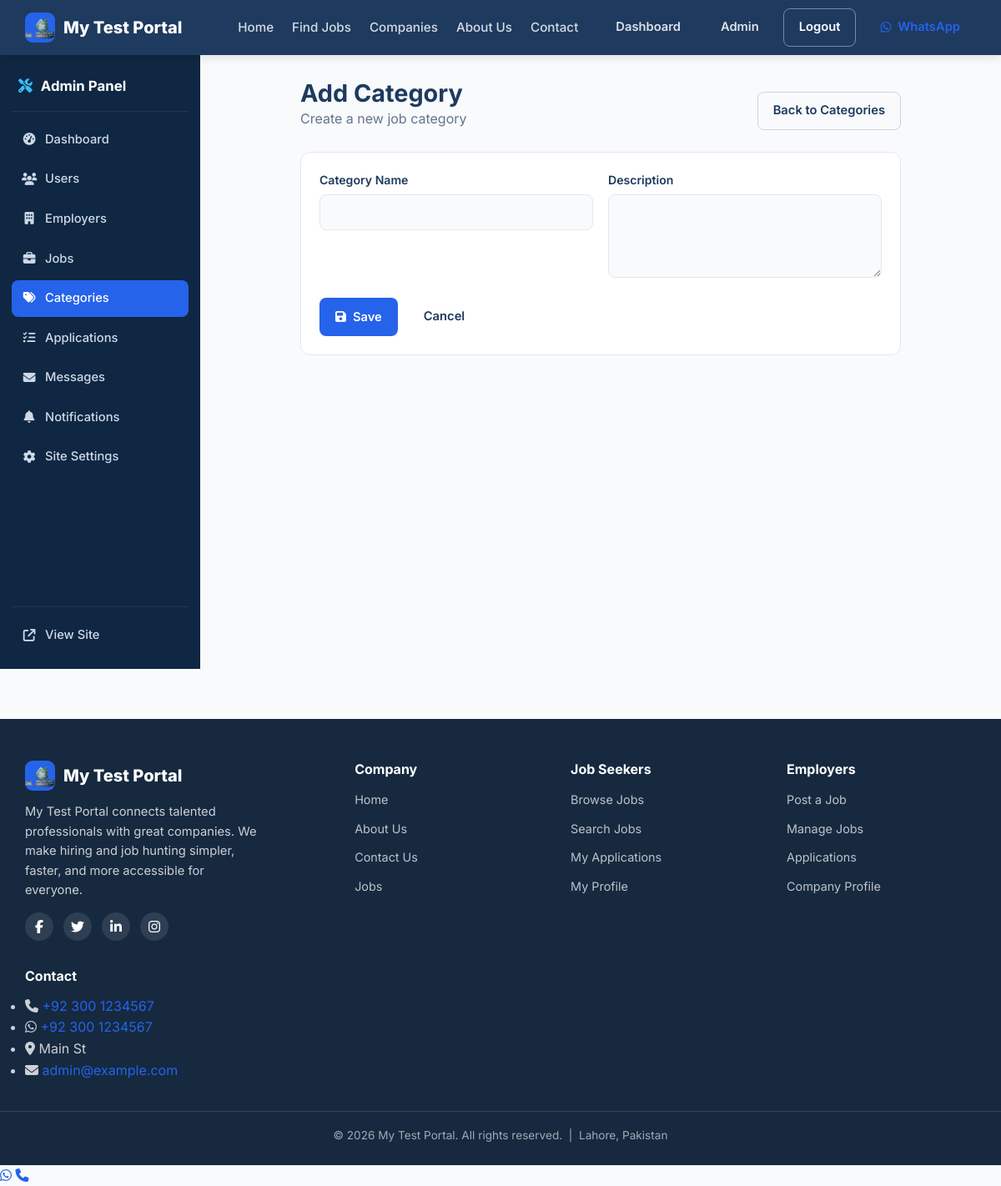
Page /admin/categories/new (signed in) on the committed database.
### app/models/site_setting.py (models this page shows, shortened)
class SiteSetting(db.Model):
    __tablename__ = "site_settings"
    id = db.Column(db.Integer, primary_key=True)
    key = db.Column(db.String(80), unique=True, nullable=False, index=True)
    value = db.Column(db.Text, nullable=True)
    label = db.Column(db.String(120), nullable=True)
    group = db.Column(db.String(40), nullable=False, default="general")
    @classmethod
    def get_all(cls):
        return {s.key: s.value for s in cls.query.all()}

### app/routes/admin/__init__.py (the view, shortened to what this page needs)
@bp.route("/categories/new", methods=["GET", "POST"])
@login_required
@admin_required
def new_category():
    form = CategoryForm()
    return render_template("admin/category_form.html", form=form,
                           title="Add Category")

### app/forms/job_forms.py
class CategoryForm(FlaskForm):
    name = StringField("Category Name", validators=[DataRequired(), Length(max=100)])
    description = TextAreaField("Description", validators=[Optional(), Length(max=1000)])
    submit = SubmitField("Save Category")

### app/__init__.py (called while the page is built)
@login_manager.user_loader
def load_user(user_id):
    from app.models.user import User
    return db.session.get(User, int(user_id))

### app/models/user.py (called while the page is built)
    @property
    def is_admin(self):
        return self.role == ROLE_ADMIN

    @property
    def is_employer(self):
        return self.role == ROLE_EMPLOYER

    @property
    def is_jobseeker(self):
        return self.role == ROLE_JOBSEEKER

### app/templates/admin/category_form.html (shortened to what this page needs)
{% extends "admin/layout.html" %}
{% set active = 'categories' %}
{% block admin_content %}
<section class="dashboard admin-dashboard">
    <div class="container narrow">
        <div class="dashboard-head">
            <div>
                <h1>{{ title }}</h1>
                <p>{% if cat %}Editing "{{ cat.name }}"{% else %}Create a new job category{% endif %}</p>
            </div>
            <a href="{{ url_for('admin.categories') }}" class="btn btn-outline">Back to Categories</a>
        </div>
        <div class="panel">
            <form method="post" class="form-grid" novalidate>
                <div class="form-field">
                    {{ form.name.label }}
                    {{ form.name(class="input" + (" is-invalid" if form.name.errors else "")) }}
                </div>
                <div class="form-field">
                    {{ form.description.label }}
                    {{ form.description(class="input" + (" is-invalid" if form.description.errors else ""), rows=4) }}
                </div>
                <div class="form-actions">
                    <button type="submit" class="btn btn-primary"><i class="fa-solid fa-save"></i> Save</button>
                    <a href="{{ url_for('admin.categories') }}" class="btn btn-ghost">Cancel</a>
                </div>
            </form>
        </div>
    </div>
</section>
{% endblock %}

### app/templates/partials/navbar.html (shortened to what this page needs)
<nav class="navbar">
    <div class="container navbar-inner">
        <a href="{{ url_for('public.index') }}" class="brand">
            <span class="brand-logo"><img src="{{ url_for('static', filename='images/logo.webp') }}" alt="{{ site.SITE_NAME }} logo" class="brand-logo-img"></span>
            <span class="brand-name">{{ site.SITE_NAME }}</span>
        </a>
        <div class="nav-menu" id="navMenu">
            <ul class="nav-links">
                <li><a href="{{ url_for('public.index') }}" class="{% if request.endpoint == 'public.index' %}active{% endif %}">Home</a></li>
                <li><a href="{{ url_for('public.jobs') }}" class="{% if request.endpoint == 'public.jobs' %}active{% endif %}">Find Jobs</a></li>
                <li><a href="{{ url_for('public.companies') }}" class="{% if request.endpoint == 'public.companies' %}active{% endif %}">Companies</a></li>
                <li><a href="{{ url_for('public.about') }}" class="{% if request.endpoint == 'public.about' %}active{% endif %}">About Us</a></li>
                <li><a href="{{ url_for('public.contact') }}" class="{% if request.endpoint == 'public.contact' %}active{% endif %}">Contact</a></li>
            </ul>
            <div class="nav-auth">
                {% if current_user.is_authenticated %}
                    {% set dash = url_for('seeker.dashboard') %}
                    {% if current_user.is_admin %}{% set dash = url_for('admin.dashboard') %}{% endif %}
                    {% if current_user.is_employer %}{% set dash = url_for('employer.dashboard') %}{% endif %}
                    <a href="{{ dash }}" class="btn btn-ghost">Dashboard</a>
                    {% if current_user.is_jobseeker %}
                        <a href="{{ url_for('seeker.profile') }}" class="btn btn-ghost">Profile</a>
                    {% elif current_user.is_employer %}
                        <a href="{{ url_for('employer.company_profile') }}" class="btn btn-ghost">Company</a>
                    {% else %}
                        <a href="{{ url_for('admin.dashboard') }}" class="btn btn-ghost">Admin</a>
                    {% endif %}
                    <a href="{{ url_for('auth.logout') }}" class="btn btn-outline">Logout</a>
                {% else %}
                    <a href="{{ url_for('auth.login') }}" class="btn btn-ghost">Login</a>
                    <a href="{{ url_for('auth.register') }}" class="btn btn-primary">Sign Up</a>
                    <a href="{{ url_for('auth.login') }}" class="btn btn-admin-login" title="Admin Login"><i class="fa-solid fa-lock"></i> Admin</a>
                {% endif %}
                <a href="{{ site.SITE_WHATSAPP_HREF }}?text={{ site.SITE_WHATSAPP_MESSAGE|urlencode }}" target="_blank" rel="noopener" class="btn btn-whatsapp" title="Chat on WhatsApp">
                    <i class="fa-brands fa-whatsapp"></i> WhatsApp
                </a>
            </div>
        </div>
    </div>
</nav>

### app/templates/partials/footer.html
<footer class="footer">
    <div class="container footer-grid">
        <div class="footer-col footer-brand">
            <div class="brand">
                <span class="brand-logo"><img src="{{ url_for('static', filename='images/logo.webp') }}" alt="{{ site.SITE_NAME }} logo" class="brand-logo-img"></span>
                <span class="brand-name">{{ site.SITE_NAME }}</span>
            </div>
            <p class="footer-about">{{ site.SITE_NAME }} connects talented professionals with great companies. We make hiring and job hunting simpler, faster, and more accessible for everyone.</p>
            <div class="footer-social">
                <a href="{{ site.SITE_FACEBOOK_URL }}" aria-label="Facebook" target="_blank" rel="noopener"><i class="fa-brands fa-facebook-f"></i></a>
                <a href="{{ site.SITE_TWITTER_URL }}" aria-label="Twitter" target="_blank" rel="noopener"><i class="fa-brands fa-twitter"></i></a>
                <a href="{{ site.SITE_LINKEDIN_URL }}" aria-label="LinkedIn" target="_blank" rel="noopener"><i class="fa-brands fa-linkedin-in"></i></a>
                <a href="{{ site.SITE_INSTAGRAM_URL }}" aria-label="Instagram" target="_blank" rel="noopener"><i class="fa-brands fa-instagram"></i></a>
            </div>
        </div>
        <div class="footer-col">
            <h4>Company</h4>
            <ul class="footer-links">
                <li><a href="{{ url_for('public.index') }}">Home</a></li>
                <li><a href="{{ url_for('public.about') }}">About Us</a></li>
                <li><a href="{{ url_for('public.contact') }}">Contact Us</a></li>
                <li><a href="{{ url_for('public.jobs') }}">Jobs</a></li>
            </ul>
        </div>
        <div class="footer-col">
            <h4>Job Seekers</h4>
            <ul class="footer-links">
                <li><a href="{{ url_for('public.jobs') }}">Browse Jobs</a></li>
                <li><a href="{{ url_for('public.jobs') }}">Search Jobs</a></li>
                {% if current_user.is_authenticated and current_user.is_jobseeker %}
                    <li><a href="{{ url_for('seeker.applications') }}">My Applications</a></li>
                    <li><a href="{{ url_for('seeker.profile') }}">My Profile</a></li>
                {% else %}
                    <li><a href="{{ url_for('auth.register') }}">My Applications</a></li>
                    <li><a href="{{ url_for('auth.register') }}">My Profile</a></li>
                {% endif %}
            </ul>
        </div>
        <div class="footer-col">
            <h4>Employers</h4>
            <ul class="footer-links">
                {% if current_user.is_authenticated and current_user.is_employer %}
                    <li><a href="{{ url_for('employer.jobs') }}">Post a Job</a></li>
                    <li><a href="{{ url_for('employer.jobs') }}">Manage Jobs</a></li>
                    <li><a href="{{ url_for('employer.applications') }}">Applications</a></li>
                    <li><a href="{{ url_for('employer.company_profile') }}">Company Profile</a></li>
                {% else %}
                    <li><a href="{{ url_for('auth.register') }}">Post a Job</a></li>
                    <li><a href="{{ url_for('auth.register') }}">Manage Jobs</a></li>
                    <li><a href="{{ url_for('auth.register') }}">Applications</a></li>
                    <li><a href="{{ url_for('auth.register') }}">Company Profile</a></li>
                {% endif %}
            </ul>
        </div>
        <div class="footer-col">
            <h4>Contact</h4>
            <ul class="footer-contact">
                <li><i class="fa-solid fa-phone"></i> <a href="{{ site.SITE_PHONE_HREF }}">{{ site.SITE_PHONE_DISPLAY }}</a></li>
                <li><i class="fa-brands fa-whatsapp"></i> <a href="{{ site.SITE_WHATSAPP_HREF }}">{{ site.SITE_WHATSAPP_NUMBER }}</a></li>
                <li><i class="fa-solid fa-location-dot"></i> {{ site.SITE_ADDRESS }}</li>
                <li><i class="fa-solid fa-envelope"></i> <a href="mailto:{{ site.SITE_EMAIL }}">{{ site.SITE_EMAIL }}</a></li>
            </ul>
        </div>
    </div>
    <div class="footer-bottom">
        <div class="container">
            <p>&copy; {{ current_year }} {{ site.SITE_NAME }}. All rights reserved. &nbsp;|&nbsp; {{ site.SITE_CITY }}, {{ site.SITE_COUNTRY }}</p>
        </div>
    </div>
</footer>

### rows in the picture
SiteSetting: SITE_NAME "My Test Portal"
SiteSetting: SITE_PHONE_DISPLAY "+92 300 1234567"
SiteSetting: SITE_WHATSAPP_NUMBER "+92 300 1234567"
SiteSetting: SITE_ADDRESS "Main St"
SiteSetting: SITE_EMAIL "admin@example.com"
SiteSetting: SITE_CITY "Lahore"
SiteSetting: SITE_COUNTRY "Pakistan"

### other values in the picture
{{ title }} "Add Category"
{{ current_year }} "2026"
